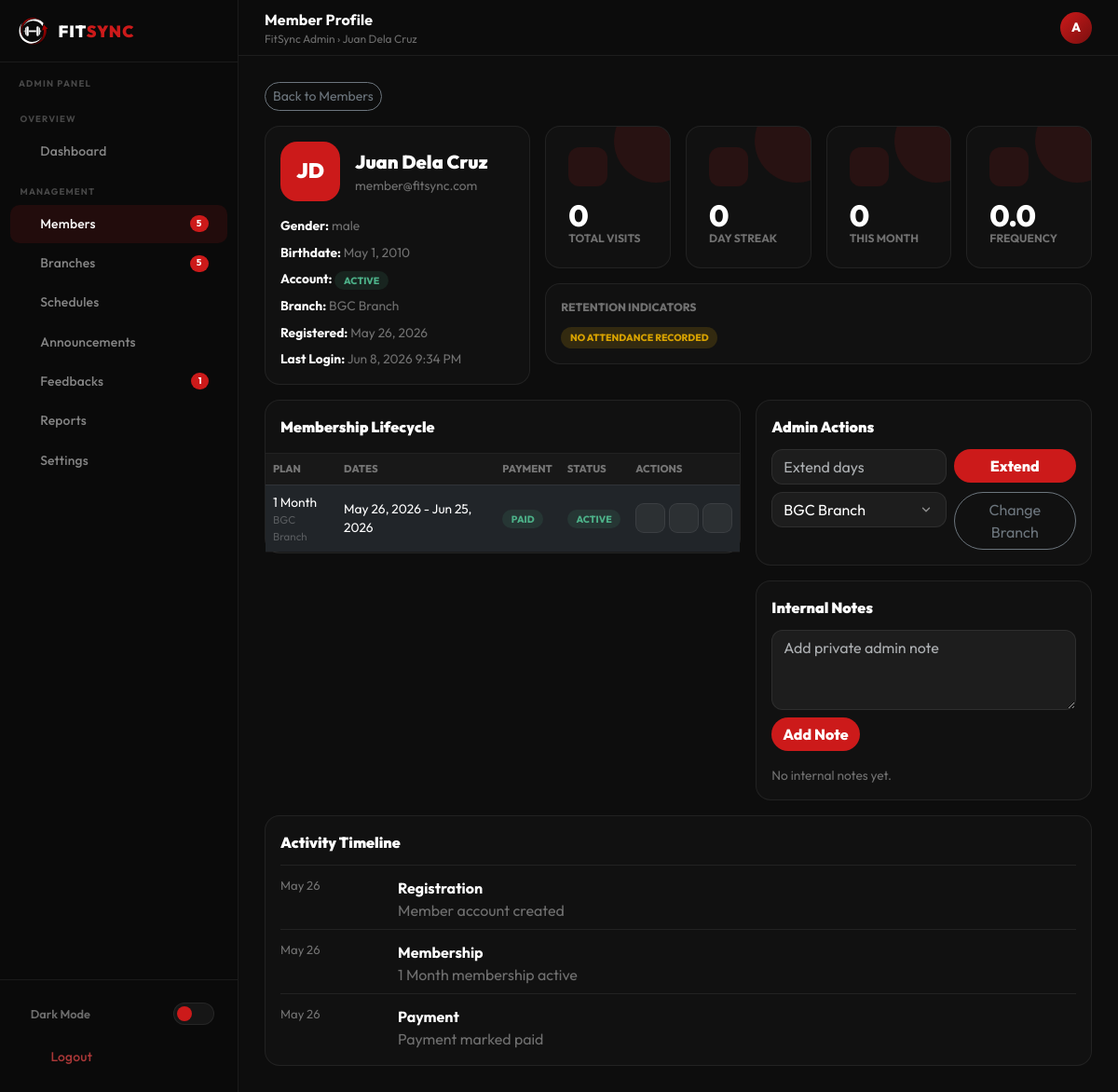
/admin/member_view.php?id=2 (signed in), run on an earlier commit of the app's database.
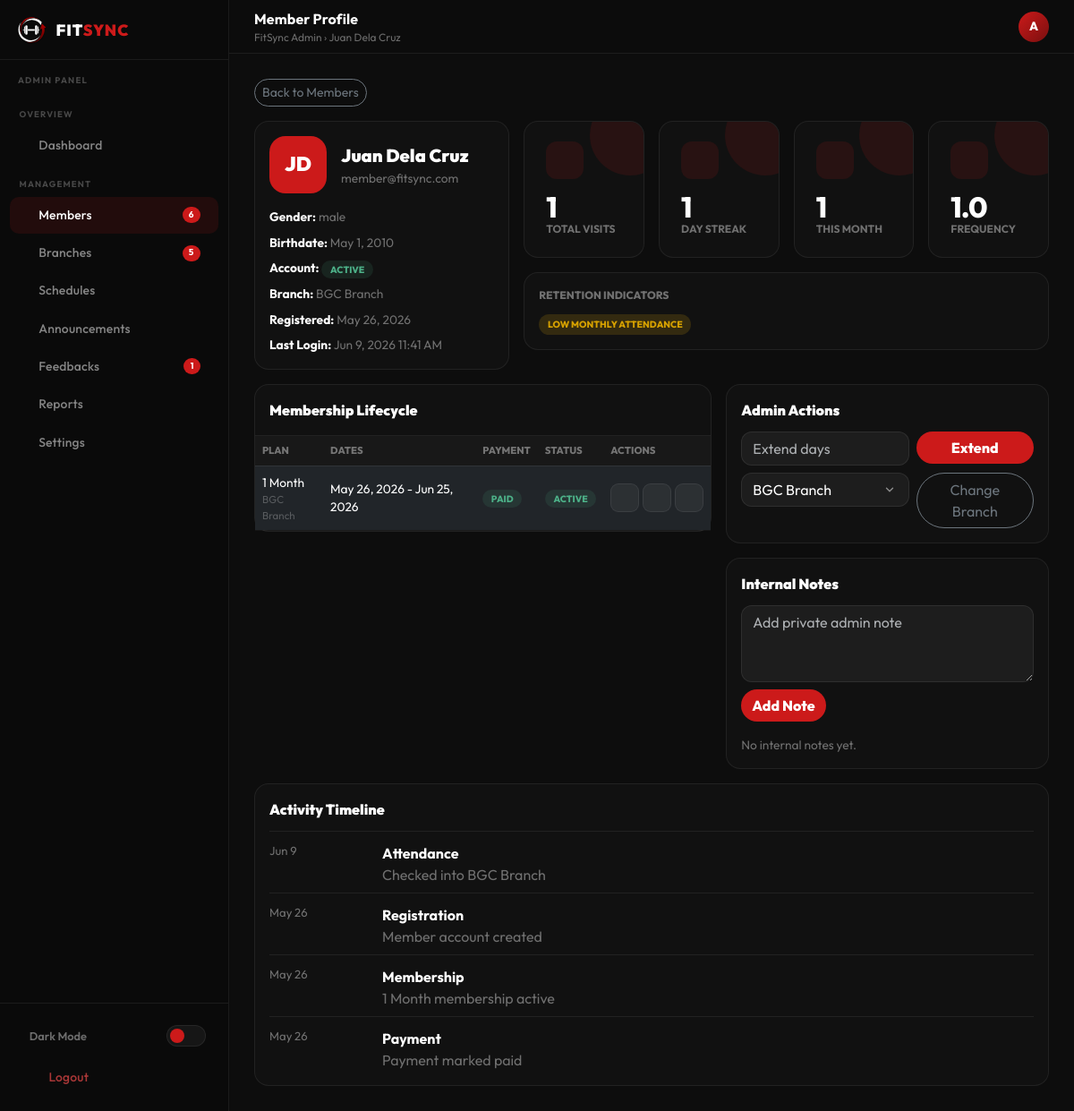
And on a later commit of the database.
### tables this page shows
CREATE TABLE `memberships` (
  `id` int(10) UNSIGNED NOT NULL,
  `user_id` int(10) UNSIGNED NOT NULL,
  `plan_id` smallint(5) UNSIGNED NOT NULL,
  `branch_id` smallint(5) UNSIGNED NOT NULL DEFAULT 1,
  `starts_at` date NOT NULL,
  `ends_at` date NOT NULL,
  `amount_paid` decimal(10,2) NOT NULL,
  `payment_method` enum('credit_card','debit_card','gcash','maya','bank_transfer','cash') NOT NULL DEFAULT 'cash',
  `payment_status` enum('pending','paid','failed','refunded') NOT NULL DEFAULT 'paid',
  `status` enum('pending','active','expired','cancelled','frozen') NOT NULL DEFAULT 'active',
  `payment_ref` varchar(128) DEFAULT NULL,
  `created_at` datetime NOT NULL DEFAULT current_timestamp(),
  `updated_at` datetime NOT NULL DEFAULT current_timestamp() ON UPDATE current_timestamp()
);

CREATE TABLE `users` (
  `id` int(10) UNSIGNED NOT NULL,
  `role` enum('admin','member') NOT NULL DEFAULT 'member',
  `first_name` varchar(64) NOT NULL,
  `last_name` varchar(64) NOT NULL,
  `email` varchar(191) NOT NULL,
  `password_hash` varchar(255) NOT NULL,
  `birthdate` date DEFAULT NULL,
  `gender` enum('male','female','nonbinary','other') DEFAULT NULL,
  `email_verified_at` datetime DEFAULT NULL,
  `verification_token` varchar(128) DEFAULT NULL,
  `remember_token` varchar(128) DEFAULT NULL,
  `profile_photo` varchar(255) DEFAULT NULL,
  `is_active` tinyint(1) NOT NULL DEFAULT 1,
  `last_login_at` datetime DEFAULT NULL,
  `created_at` datetime NOT NULL DEFAULT current_timestamp(),
  `updated_at` datetime NOT NULL DEFAULT current_timestamp() ON UPDATE current_timestamp(),
  `is_approved` tinyint(1) DEFAULT 1
);

CREATE TABLE `branches` (
  `id` smallint(5) UNSIGNED NOT NULL,
  `name` varchar(100) NOT NULL,
  `city` varchar(64) NOT NULL,
  `address` varchar(255) DEFAULT NULL,
  `maps_embed` text DEFAULT NULL,
  `is_active` tinyint(1) NOT NULL DEFAULT 1,
  `created_at` datetime NOT NULL DEFAULT current_timestamp()
);

CREATE TABLE `membership_plans` (
  `id` smallint(5) UNSIGNED NOT NULL,
  `slug` varchar(16) NOT NULL,
  `label` varchar(32) NOT NULL,
  `duration_days` smallint(5) UNSIGNED NOT NULL,
  `price` decimal(10,2) NOT NULL,
  `original_price` decimal(10,2) NOT NULL,
  `features_json` longtext DEFAULT NULL,
  `is_active` tinyint(1) NOT NULL DEFAULT 1,
  `sort_order` tinyint(3) UNSIGNED NOT NULL DEFAULT 0
);

### includes/member_helpers.php (called while the page is built, shortened)
<?php
function memberProfile(PDO $pdo, int $memberId): ?array
{
    $stmt = $pdo->prepare(
        'SELECT u.*, lm.id AS membership_id, lm.branch_id, lm.status AS membership_status,
                lm.payment_status, lm.starts_at, lm.ends_at,
                p.label AS plan_label, b.name AS branch_name, b.city AS branch_city
         FROM users u
         LEFT JOIN memberships lm ON lm.id = (
            SELECT m2.id FROM memberships m2
            WHERE m2.user_id = u.id
            ORDER BY m2.ends_at DESC, m2.id DESC
            LIMIT 1
         )
         LEFT JOIN membership_plans p ON p.id = lm.plan_id
         LEFT JOIN branches b ON b.id = lm.branch_id
         WHERE u.id = ? AND u.role = "member"
         LIMIT 1'
    );
    $stmt->execute([$memberId]);
    $member = $stmt->fetch();
    return $member ?: null;
}
function memberMembershipHistory(PDO $pdo, int $memberId): array
{
    $stmt = $pdo->prepare(
        'SELECT m.*, p.label AS plan_label, b.name AS branch_name
         FROM memberships m
         INNER JOIN membership_plans p ON p.id = m.plan_id
         INNER JOIN branches b ON b.id = m.branch_id
         WHERE m.user_id = ?
         ORDER BY m.created_at DESC, m.id DESC'
    );
    $stmt->execute([$memberId]);
    return $stmt->fetchAll(PDO::FETCH_ASSOC);
}
function memberTimeline(PDO $pdo, int $memberId): array
{
    $events = [];
    $member = memberProfile($pdo, $memberId);
    if ($member) {
        $events[] = ['date' => $member['created_at'], 'type' => 'Registration', 'body' => 'Member account created'];
    }
    foreach (memberMembershipHistory($pdo, $memberId) as $m) {
        $events[] = ['date' => $m['created_at'], 'type' => 'Membership', 'body' => $m['plan_label'] . ' membership ' . $m['status']];
        if ($m['payment_status'] === 'paid') {
            $events[] = ['date' => $m['updated_at'], 'type' => 'Payment', 'body' => 'Payment marked paid'];
        }
    }
    $stmt = $pdo->prepare(
        'SELECT al.check_in_at, b.name AS branch_name
         FROM attendance_logs al
         INNER JOIN branches b ON b.id = al.branch_id
         WHERE al.user_id = ?
         ORDER BY al.check_in_at DESC
         LIMIT 20'
    );
    $stmt->execute([$memberId]);
    foreach ($stmt->fetchAll(PDO::FETCH_ASSOC) as $row) {
        $events[] = ['date' => $row['check_in_at'], 'type' => 'Attendance', 'body' => 'Checked into ' . $row['branch_name']];
    }
    usort($events, fn ($a, $b) => strcmp((string) $b['date'], (string) $a['date']));
    return array_slice($events, 0, 30);
}

### admin/member_view.php (the view, shortened to what the rows shown need)
<?php
require_once __DIR__ . '/../config/db.php';
require_once __DIR__ . '/../includes/member_helpers.php';
$pdo = db();
$memberId = max(0, (int) ($_GET['id'] ?? 0));
$member = $memberId ? memberProfile($pdo, $memberId) : null;
$history = memberMembershipHistory($pdo, $memberId);
$timeline = memberTimeline($pdo, $memberId);
$branches = $pdo->query('SELECT id, name FROM branches WHERE is_active = 1 ORDER BY name')->fetchAll(PDO::FETCH_ASSOC);
$pageTitle = 'Member Profile';
$topbarCrumb = $member['first_name'] . ' ' . $member['last_name'];
require_once __DIR__ . '/../includes/admin_header.php';
require_once __DIR__ . '/../includes/admin_sidebar.php';
?>
<div class="row g-3 mb-3">
    <div class="col-xl-4">
        <div class="fs-card p-3 h-100">
            <div class="d-flex align-items-center gap-3 mb-3">
                <div style="width:64px;height:64px;border-radius:18px;background:var(--fs-red);display:flex;align-items:center;justify-content:center;font-size:1.4rem;font-weight:900">
                    <?= htmlspecialchars(strtoupper(substr($member['first_name'], 0, 1) . substr($member['last_name'], 0, 1))) ?>
                </div>
                <div>
                    <div style="font-size:1.25rem;font-weight:900"><?= htmlspecialchars($member['first_name'] . ' ' . $member['last_name']) ?></div>
                    <div style="color:var(--text-muted);font-size:.86rem"><?= htmlspecialchars($member['email']) ?></div>
                </div>
            </div>
            <div class="d-flex flex-column gap-2" style="font-size:.86rem">
                <div><strong>Gender:</strong> <span style="color:var(--text-muted)"><?= htmlspecialchars($member['gender'] ?? 'Not set') ?></span></div>
                <div><strong>Birthdate:</strong> <span style="color:var(--text-muted)"><?= $member['birthdate'] ? date('M j, Y', strtotime($member['birthdate'])) : 'Not set' ?></span></div>
                <div><strong>Branch:</strong> <span style="color:var(--text-muted)"><?= htmlspecialchars($member['branch_name'] ?? 'Unassigned') ?></span></div>
                <div><strong>Registered:</strong> <span style="color:var(--text-muted)"><?= date('M j, Y', strtotime($member['created_at'])) ?></span></div>
                <div><strong>Last Login:</strong> <span style="color:var(--text-muted)"><?= $member['last_login_at'] ? date('M j, Y g:i A', strtotime($member['last_login_at'])) : 'Never' ?></span></div>
            </div>
        </div>
    </div>
</div>
<div class="row g-3 mb-3">
    <div class="col-xl-7">
        <div class="admin-table-wrap">
            <table class="table admin-table">
                <thead><tr><th>Plan</th><th>Dates</th><th>Payment</th><th>Status</th><th>Actions</th></tr></thead>
                <tbody>
                    <?php foreach ($history as $m): ?>
                        <tr>
                            <td><?= htmlspecialchars($m['plan_label']) ?><div style="font-size:.72rem;color:var(--text-dimmed)"><?= htmlspecialchars($m['branch_name']) ?></div></td>
                            <td><?= date('M j, Y', strtotime($m['starts_at'])) ?> - <?= date('M j, Y', strtotime($m['ends_at'])) ?></td>
                            <td><span class="status-badge <?= htmlspecialchars($m['payment_status']) ?>"><?= htmlspecialchars($m['payment_status']) ?></span></td>
                            <td><span class="status-badge <?= htmlspecialchars($m['status']) ?>"><?= htmlspecialchars($m['status']) ?></span></td>
                            <td>
                                <div class="d-flex gap-1">
                                    <button class="tbl-btn" onclick="memberAction({action:'set_membership_status',membership_id:<?= (int) $m['id'] ?>,status:'frozen'})"><i class="ti ti-player-pause"></i></button>
                                    <button class="tbl-btn" onclick="memberAction({action:'set_membership_status',membership_id:<?= (int) $m['id'] ?>,status:'active'})"><i class="ti ti-player-play"></i></button>
                                    <button class="tbl-btn" onclick="memberAction({action:'set_membership_status',membership_id:<?= (int) $m['id'] ?>,status:'cancelled'})"><i class="ti ti-ban"></i></button>
                                </div>
                            </td>
                        </tr>
                    <?php endforeach ?>
                </tbody>
            </table>
        </div>
    </div>
    <div class="col-xl-5">
        <div class="fs-card p-3 mb-3">
            <div class="row g-2">
                <div class="col-7">
                    <select class="form-select fs-select" id="branchId">
                        <?php foreach ($branches as $branch): ?>
                            <option value="<?= (int) $branch['id'] ?>" <?= (int) ($member['branch_id'] ?? 0) === (int) $branch['id'] ? 'selected' : '' ?>><?= htmlspecialchars($branch['name']) ?></option>
                        <?php endforeach ?>
                    </select>
                </div>
            </div>
        </div>
    </div>
</div>
<?php require_once __DIR__ . '/../includes/admin_footer.php'; ?>

### includes/admin_sidebar.php (shortened to what the rows shown need)
<div class="topbar">
    <div class="me-auto">
        <div class="topbar-title"><?= htmlspecialchars($pageTitle ?? 'Admin') ?></div>
        <div class="topbar-breadcrumb">FitSync Admin &rsaquo; <?= htmlspecialchars($topbarCrumb ?? 'Operations') ?></div>
    </div>
</div>
<div class="main-wrap">
    <main class="main-content">

What changed in the data, as far as the page shows it:
changed through a linked row, memberships "PAID": user.last_login_at "Jun 8, 2026 9:34 PM" → "Jun 9, 2026 11:41 AM"
Also different on the page:
$sidebarMemberCount: "5" → "6"
$insights['total_visits']: "0" → "1"
$insights['current_streak']: "0" → "1"
$insights['monthly_attendance']: "0" → "1"
$insights['attendance_frequency']: "0.0" → "1.0"
new list line: "LOW MONTHLY ATTENDANCE"
new list line: "Jun 9 Attendance Checked into BGC Branch"
list line gone: "NO ATTENDANCE RECORDED"
